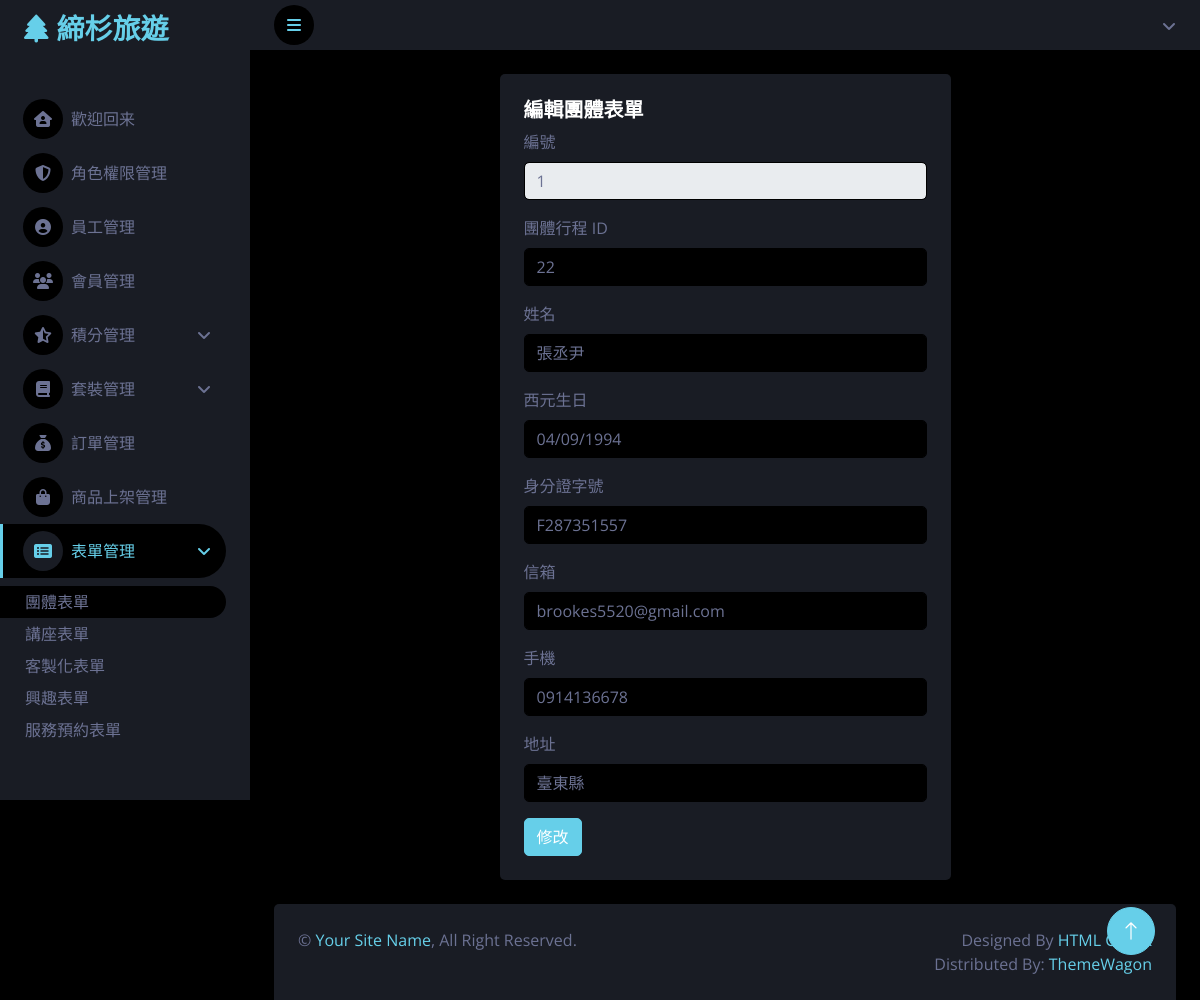
Page /group_form/group_edit.php?sid=1 on the committed database.
### tables this page shows
CREATE TABLE `group_list` (
  `sid` int(4) NOT NULL COMMENT '起頭編號',
  `group_id` varchar(5) NOT NULL COMMENT '團體行程ID',
  `name` varchar(4) NOT NULL COMMENT '姓名',
  `mobile` varchar(10) NOT NULL COMMENT '手機號碼',
  `email` varchar(30) NOT NULL COMMENT '信箱',
  `nameid` varchar(10) NOT NULL COMMENT '身分證字號',
  `birthday` date NOT NULL COMMENT '西元生日',
  `address` varchar(30) NOT NULL COMMENT '地址',
  `create_time` timestamp NOT NULL DEFAULT current_timestamp() ON UPDATE current_timestamp() COMMENT '新增時間',
  `speechtime` text NOT NULL COMMENT '講座時間',
  `speechplace` varchar(40) NOT NULL COMMENT '講座地點',
  `speechtell` varchar(15) NOT NULL COMMENT '講座聯絡電話',
  `speechname` varchar(15) NOT NULL COMMENT '講師名',
  `speechpeoplelimit` text NOT NULL COMMENT '講座人數上限',
  `country` varchar(40) NOT NULL COMMENT '國家',
  `introduction` varchar(1000) NOT NULL COMMENT '國家介紹',
  `serveitem` text NOT NULL COMMENT '服務項目',
  `restaurant` text NOT NULL COMMENT '餐廳',
  `restaurantaddress` text NOT NULL COMMENT '餐廳地點',
  `restauranttime` text NOT NULL COMMENT '餐廳預約時間',
  `restaurantpeople` varchar(3) NOT NULL COMMENT '餐廳人數',
  `airline` text NOT NULL COMMENT '航空公司',
  `airportplace` text NOT NULL COMMENT '機場名',
  `airporttime` text NOT NULL COMMENT '飛機起飛時間',
  `hotelname` text NOT NULL COMMENT '飯店名稱',
  `hoteladdress` text NOT NULL COMMENT '飯店住址',
  `airportpeople` varchar(4) NOT NULL COMMENT '搭機人數',
  `consultation` text NOT NULL COMMENT '諮詢',
  `consultationquestion` text NOT NULL COMMENT '諮詢問題',
  `consultationtime` text NOT NULL COMMENT '諮詢時間',
  `contact` text NOT NULL COMMENT '諮詢聯絡方式'
);

### group_form/group_edit.php (the view, shortened to what this page needs)
<?php
require '../parts/form_pdo-connect.php';
$sid = isset($_GET['sid']) ? intval($_GET['sid']) : 0;
$r = $pdo->query("SELECT * FROM group_list WHERE sid=$sid")->fetch();
?>
<?php include '../parts/html-head.php' ?>
<?php include '../parts/spinner.php' ?>
<?php include '../parts/slidebar.php' ?>
<?php include '../parts/navbar.php' ?>
<div class="container">
    <div class="row justify-content-center">
        <div class="col-6">
            <div class="mt-4">
                <div class="card-body bg-secondary rounded h-100 p-4 ">
                    <h5 class="card-title">編輯團體表單</h5>
                    <form name="form1" onsubmit="sendData(event)">
                        <div class="mb-3">
                            <label for="sid" class="form-label">編號</label>
                            <input type="text" class="form-control" value="<?= $r['sid'] ?>" disabled>
                        </div>
                        <div class="mb-3">
                            <label for="group_id" class="form-label">團體行程 ID</label>
                            <input type="text" class="form-control" id="group_id" name="group_id" value="<?= $r['group_id'] ?>">
                        </div>
                        <div class="mb-3">
                            <label for="name" class="form-label">姓名</label>
                            <input type="text" class="form-control" id="name" name="name" value="<?= $r['name'] ?>">
                        </div>
                        <div class="mb-3">
                            <label for="birthday" class="form-label">西元生日</label>
                            <input type="date" class="form-control" id="birthday" name="birthday" value="<?= $r['birthday'] ?>">
                        </div>
                        <div class="mb-3">
                            <label for="nameid" class="form-label">身分證字號</label>
                            <input type="text" class="form-control" id="nameid" name="nameid" value="<?= $r['nameid'] ?>">
                        </div>
                        <div class="mb-3">
                            <label for="email" class="form-label">信箱</label>
                            <input type="text" class="form-control" id="email" name="email" value="<?= $r['email'] ?>">
                        </div>
                        <div class="mb-3">
                            <label for="mobile" class="form-label">手機</label>
                            <input type="text" class="form-control" id="mobile" name="mobile" value="<?= $r['mobile'] ?>">
                        </div>
                        <div class="mb-3">
                            <label for="address" class="form-label">地址</label>
                            <input type="text" class="form-control" id="address" name="address" value="<?= $r['address'] ?>">
                        </div>
                        <button type="submit" class="btn btn-primary">修改</button>
                    </form>
                </div>
            </div>
        </div>
    </div>
</div>
<?php include '../parts/footer.php' ?>
<?php include '../parts/html-foot.php' ?>

### css/style.css (style rules this page uses)
:root { --primary: rgb(102, 207, 233); --secondary: #191C24; --light: #6C7293; --dark: #000000; }
.btn { transition: .5s; }

### rows in the picture
group_list: sid "1", group_id "22", name "張丞尹", birthday "04/09/1994", nameid "F287351557", email "brookes5520@gmail.com", mobile "0914136678", address "臺東縣"
